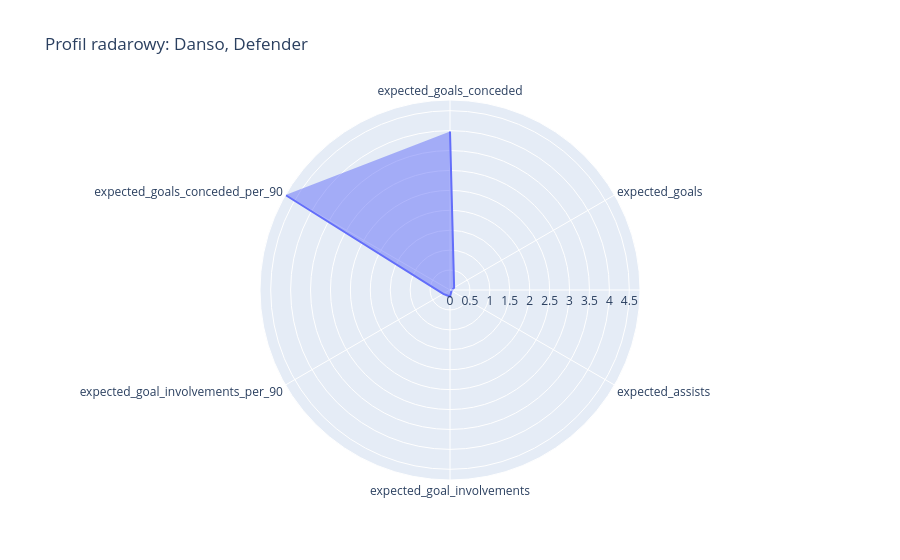

The notebook cell saved with this chart:
### Code cell
plt.figure(figsize=(10,6))
random_player = data['web_name_id'].sample(1).iloc[0]

player_stats = data[data['web_name_id'] == random_player][x_cols].mean().reset_index()

player_stats.columns = ['Statystyka', 'Wartość']

fig = px.line_polar(
    data_frame=player_stats,
    r='Wartość',
    theta='Statystyka',
    title=f"Profil radarowy: {random_player}, {data[data['web_name_id'] == random_player].position_id.unique()[0]}"
)
fig.update_traces(fill='toself')

### Figure 1 — Plotly figure (JSON) as saved in the notebook; plotly's stock layout.template omitted (floating-point values rounded to 4 significant figures)
{"data": [{"hovertemplate": "Wartość=%{r}<br>Statystyka=%{theta}<extra></extra>", "legendgroup": "", "line": {"color": "#636efa", "dash": "solid"}, "marker": {"symbol": "circle"}, "mode": "lines", "name": "", "r": [3.978, 0.12, 0.0444, 0.1644, 0.1958, 4.768], "showlegend": false, "subplot": "polar", "theta": ["expected_goals_conceded", "expected_goals", "expected_assists", "expected_goal_involvements", "expected_goal_involvements_per_90", "expected_goals_conceded_per_90"], "type": "scatterpolar", "fill": "toself"}], "layout": {"polar": {"domain": {"x": [0.0, 1.0], "y": [0.0, 1.0]}, "angularaxis": {"direction": "clockwise", "rotation": 90}}, "legend": {"tracegroupgap": 0}, "title": {"text": "Profil radarowy: Danso, Defender"}}}
